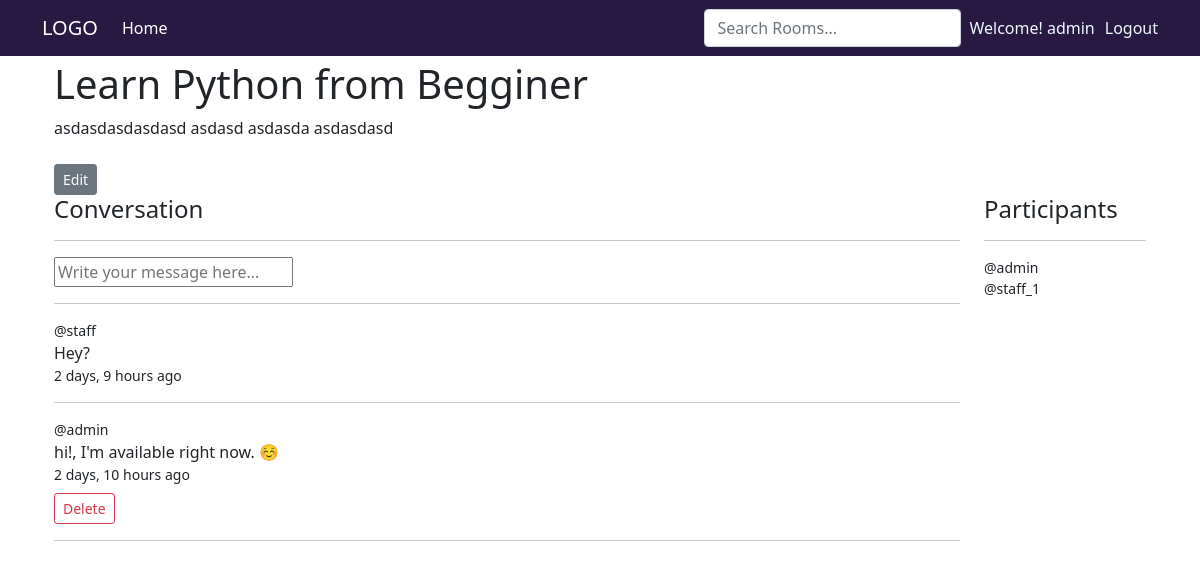
The app's page /room/9/ (signed in), older data.
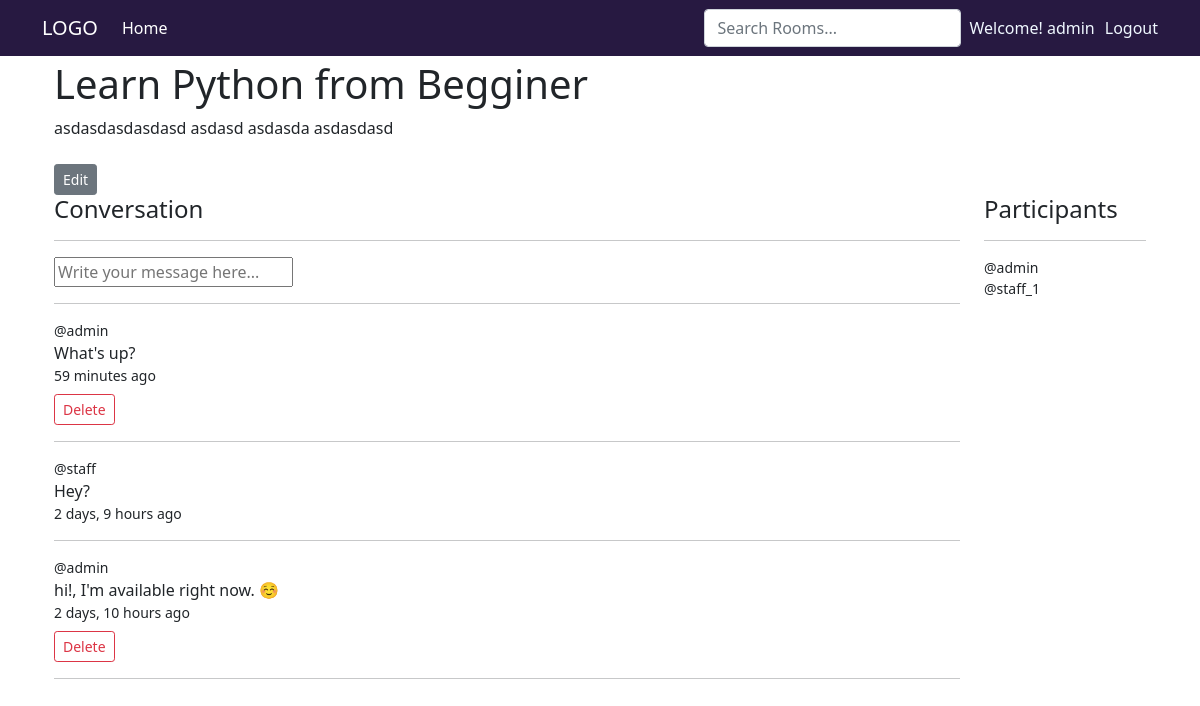
The same page, newer data.
### base/models.py (models this page shows, shortened)
class Message(models.Model):
    user = models.ForeignKey(User, on_delete=models.CASCADE)
    room = models.ForeignKey(Room, on_delete=models.CASCADE)
    body = models.TextField()
    updated = models.DateTimeField(auto_now=True)
    created = models.DateTimeField(auto_now_add=True)
    class Meta:
        ordering = ["-updated", "-created"]

### base/views.py (the view, shortened to what this page needs)
# urls.py: path("room/<str:pk>/", views.room, name="room"),
def room(request, pk):
    room = Room.objects.get(id=pk)
    messages = room.message_set.all()
    participants = room.participants.all()
    context = {"room": room, 'room_messages': messages,
               "participants": participants}
    return render(request, "base/room.html", context)

### base/templates/base/room.html (shortened to what this page needs)
{% extends 'main.html' %}
{% block content %}
<div class="container">
    <h1>{{room.name}}</h1>
    <p>{{room.description}}</p>
    <br>
    <a class="btn btn-secondary btn-sm" role="button" type="button" href="{% url 'update-room' room.id %}">Edit</a>
    <div class="row">
        <div class="col-lg-10">
            <h4>Conversation</h4>
            <hr>
            {%if request.user.is_authenticated%}
            <div class="">
                <form action="" method="POST">
                    <input type="text" name="body" placeholder="Write your message here..." />
                </form>
            </div>
            <hr>
            {%for message in room_messages%}
            <div class="d-flex flex-column">
                <small>@{{message.user}}</small>
                <p>{{message.body}}</p>
                <small> {{message.created | timesince}} ago</small>
                {%if request.user == message.user%}
                <a type="button" class="btn btn-outline-danger btn-sm mt-2" style="width:fit-content;"
                    href="{% url 'delete-message' message.id%}">Delete</a>
                {%endif%}
                <hr>
            </div>
            {%endfor%}
        </div>
        <div class="col-lg-2">
            <h4>Participants</h4>
            <hr>
            <div class="d-flex flex-column">
                {%for user in participants%}
                <small>@{{user.username}}</small>
                {%endfor%}
            </div>
        </div>
    </div>
    {%endif%}
</div>
{% endblock %}

### templates/navbar.html (shortened to what this page needs)
{%load static%}
<nav class="navbar navbar-expand-lg navbar-dark nav-background fixed-top">
  <div class="container">
    <a class="navbar-brand" href="/">LOGO</a>
    <div class="navbar-collapse collapse" id="navbarColor01">
      <ul class="navbar-nav me-auto mb-2 mb-lg-0">
        <li class="nav-item">
          <a class="nav-link active" aria-current="page" href="/">Home</a>
        </li>
      </ul>
      <form class="d-flex" method="GET" action="{% url 'home' %}">
        <input class="form-control me-2" type="search" placeholder="Search Rooms..." aria-label="Search" name="q">
      </form>
      <div class="text-end">
        {% if request.user.is_authenticated %}
        <div class="nav-user-container">
          <p>Welcome! {{request.user}}</p>
          <a href=" {% url 'logout' %}">Logout</a>
        </div>
        {% else %}
        <a href="{% url 'login' %}" type="button" class="btn btn-outline-light me-2">Login</a>
        <a href="{% url 'register' %}" type="button" class="btn btn-warning">Sign-up</a>
        {% endif %}
      </div>
    </div>
  </div>
</nav>

Row changes from the older to the newer data that the page shows:
added Message: user "admin", body "What's up?", created "59 minutes", shows "Delete"
